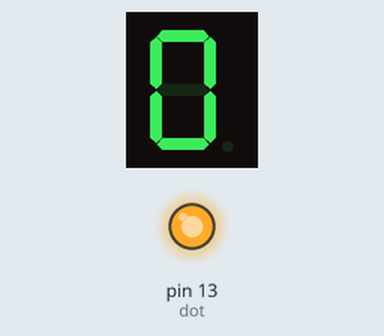
A sketch run on a simulated Arduino Uno, built with avr-gcc and run on an emulated ATmega328P. Parts: 1-digit seven-segment display, output pins drawn as LEDs (lit = HIGH). Wiring (inferred from the names in the program): 1-digit 7-segment display, segments lit when HIGH: segments pin 6, pin 7, pin 8, pin 9, pin 10, pin 11, pin 12. The segment pins are drawn as the display they are named for; pins used as bus, display or sensor lines are not drawn.

Above: at 0.15 s.
At 3.15 s:
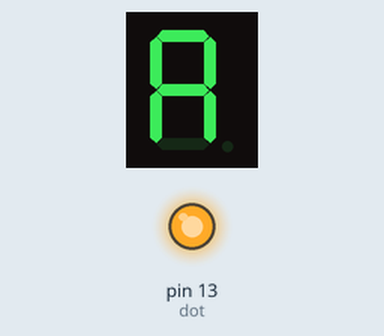
At 3.75 s:
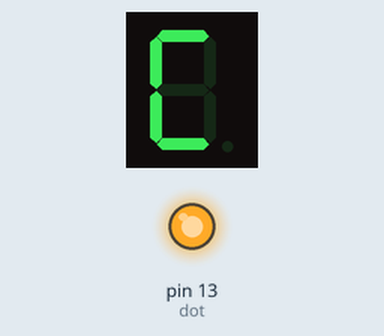
At 4.65 s:
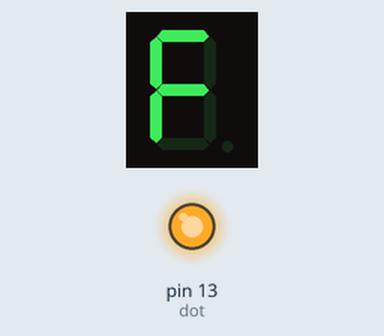
Timing chart, 0 to 6.2 s (numbered marks = the images above):
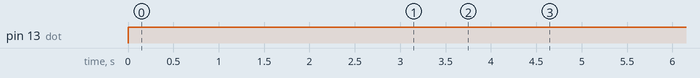

The sketch:

timerbcd.ino
```cpp
/*
* SevenSegment sketch
* Shows numerals ranging from 0 through 9 on a single-digit display
* This example counts seconds from 0 to 9
*/
// bits representing segments A through G (and decimal point) for numerals 0-9
const byte numeral[16] = {
  //ABCDEFG /dp
  B1111110, // 0
  B0110000, // 1
  B1101101, // 2
  B1111001, // 3
  B0110011, // 4
  B1011011, // 5
  B1011111, // 6
  B1110000, // 7
  B1111111, // 8
  B1111011, // 9
  B1110111, // A
  B0011111, // B
  B1001110, // C
  B0111101, // D
  B1001111, // E
  B1000111, // F
};
// pins for decimal point and each segment
// dp,G,F,E,D,C,B,A
const int segmentPins[8] = { 12,11,10,9,8,7,6};
int dot = 13;

void setup(){
  Serial.begin(9600);
  for(int i=0; i < 8; i++){
    pinMode(segmentPins[i], OUTPUT); // set segment and DP pins to output
  }
  pinMode(dot,OUTPUT);
}

void loop(){
  for(int i=0; i <16; i++){
    showDigit(i);
    digitalWrite(dot,HIGH);
    delay(300);
  }

    digitalWrite(dot,LOW);
  //delay(2000); // pause two seconds with the display off
}

void showDigit( int number){
  boolean isBitSet;
  for(int segment = 0; segment < 8; segment++){
    if( number < 0 || number > 15){
      isBitSet = 0; // turn off all segments
    }
    else{
      // isBitSet will be true if given bit is 1
      isBitSet = bitRead(numeral[number], segment);
    }
    //isBitSet = ! isBitSet; // remove this line if common cathode display
    digitalWrite( segmentPins[segment], isBitSet);
  }
}
```

Measured:
- by itself, pin 13 (dot): LOW → HIGH at 0.00 s
- by itself, everything shown: repeats every 4.8 s, in 17 steps
